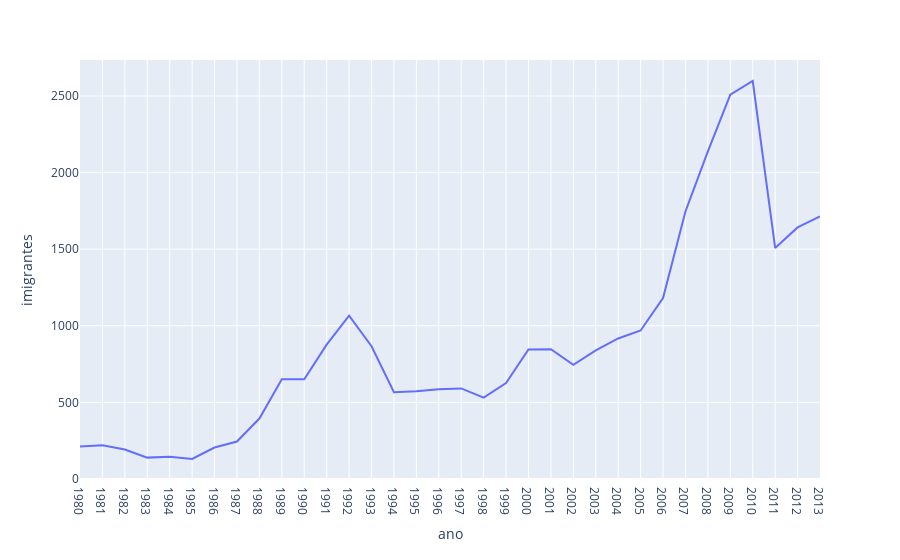

The notebook cell this image was saved under:
### Code cell
fig = px.line(dados_brasil, x='ano', y='imigrantes')
fig.show()

### Figure 1 — Plotly figure (JSON) as saved in the notebook; plotly's stock layout.template omitted (floating-point values rounded to 4 significant figures)
{"data": [{"hovertemplate": "ano=%{x}<br>imigrantes=%{y}<extra></extra>", "legendgroup": "", "line": {"color": "#636efa", "dash": "solid"}, "marker": {"symbol": "circle"}, "mode": "lines", "name": "", "orientation": "v", "showlegend": false, "type": "scatter", "x": ["1980", "1981", "1982", "1983", "1984", "1985", "1986", "1987", "1988", "1989", "1990", "1991", "1992", "1993", "1994", "1995", "1996", "1997", "1998", "1999", "2000", "2001", "2002", "2003", "2004", "2005", "2006", "2007", "2008", "2009", "2010", "2011", "2012", "2013"], "xaxis": "x", "y": [211, 220, 192, 139, 145, 130, 205, 244, 394, 650, 650, 877, 1066, 866, 566, 572, 586, 591, 531, 626, 845, 847, 745, 839, 917, 969, 1181, 1746, 2138, 2509, 2598, 1508, 1642, 1714], "yaxis": "y"}], "layout": {"legend": {"tracegroupgap": 0}, "margin": {"t": 60}, "xaxis": {"anchor": "y", "domain": [0, 1], "title": {"text": "ano"}}, "yaxis": {"anchor": "x", "domain": [0, 1], "title": {"text": "imigrantes"}}}}
